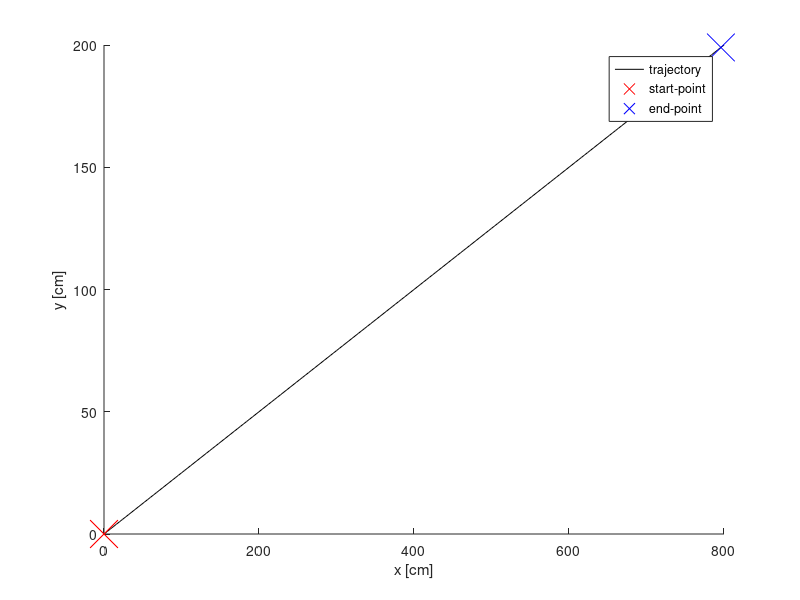
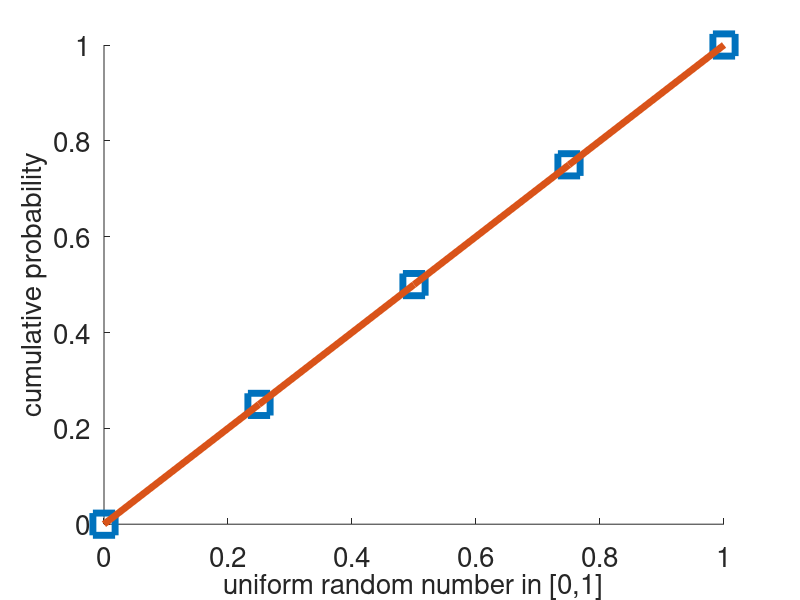

Reproduce these figures in MATLAB, in order. (Note: this script raises an error after producing the figures.)
%==========================================================================
% jumping rabbit
%==========================================================================
clear all
close all
clc

% probablities for movement
p = [0.25 0.25 0.25 0.25];
d = [3 4 -1 3;
    -2 1 -1 2;
     0 2 -3 1];
pcsum = cumsum(p);

Njumps = 200;

x = zeros(1,Njumps);
y = zeros(1,Njumps);
z = zeros(1,Njumps);
r=rand;

for i=1:Njumps
    ip = find(r<pcsum);
    x(i+1) = x(i) + d(1,ip(1));
    y(i+1) = y(i) + d(2,ip(1));
    z(i+1) = z(i) + d(2,ip(1));
end

figure(1), hold on
plot(x,y,'k')
plot(0,0,'xr','MarkerSize',20)
xlabel('x [cm]')
ylabel('y [cm]')
plot(x(Njumps),y(Njumps),'xb','MarkerSize',20)
legend('trajectory','start-point','end-point')

%%
% this plots the cumulative probability distribution
figure(2), hold on
set(gca,'fontsize',20)
plot(linspace(0,1,length(pcsum)+1),[0 pcsum],'s','MarkerSize',16,'LineWidth',5)
plot(linspace(0,1,length(pcsum)+1),[0 pcsum],'-','LineWidth',5)
ylabel('cumulative probability','FontSize',20)
xlabel('uniform random number in [0,1]','FontSize',20)


%%

xx = cumsum(x);
yy = cumsum(y);
zz = cumsum(z);
xyz = [xx(end,:)',yy(end,:)',zz(end,:)'];
rnx = [min(xyz(:,1)):max(xyz(:,1))];
rny = [min(xyz(:,2)):max(xyz(:,2))];
rnz = [min(xyz(:,3)):max(xyz(:,3))];
nn = hist3(xyz,{rnx,rny,rnz});
prob = nn/numex;

figure(10)
pcolor(rnx,rny,prob')